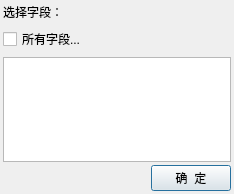
<?xml version="1.0" encoding="UTF-8"?>
<ui version="4.0">
 <class>qgsLayerFieldsBaseDialogClass</class>
 <widget class="QDialog" name="qgsLayerFieldsBaseDialogClass">
  <property name="geometry">
   <rect>
    <x>0</x>
    <y>0</y>
    <width>234</width>
    <height>194</height>
   </rect>
  </property>
  <property name="windowTitle">
   <string>图层字段选择</string>
  </property>
  <layout class="QVBoxLayout" name="verticalLayout_3">
   <property name="spacing">
    <number>3</number>
   </property>
   <property name="leftMargin">
    <number>3</number>
   </property>
   <property name="topMargin">
    <number>3</number>
   </property>
   <property name="rightMargin">
    <number>3</number>
   </property>
   <property name="bottomMargin">
    <number>3</number>
   </property>
   <item>
    <layout class="QVBoxLayout" name="verticalLayout">
     <item>
      <widget class="QLabel" name="label">
       <property name="text">
        <string>选择字段：</string>
       </property>
      </widget>
     </item>
     <item>
      <widget class="QCheckBox" name="chkAllFields">
       <property name="text">
        <string>所有字段...</string>
       </property>
      </widget>
     </item>
     <item>
      <widget class="QListWidget" name="fieldListWidget"/>
     </item>
    </layout>
   </item>
   <item>
    <layout class="QHBoxLayout" name="horizontalLayout">
     <item>
      <spacer name="horizontalSpacer">
       <property name="orientation">
        <enum>Qt::Horizontal</enum>
       </property>
       <property name="sizeHint" stdset="0">
        <size>
         <width>40</width>
         <height>20</height>
        </size>
       </property>
      </spacer>
     </item>
     <item>
      <widget class="QPushButton" name="pbOk">
       <property name="text">
        <string>确  定</string>
       </property>
      </widget>
     </item>
    </layout>
   </item>
  </layout>
 </widget>
 <layoutdefault spacing="6" margin="11"/>
 <resources/>
 <connections/>
</ui>
